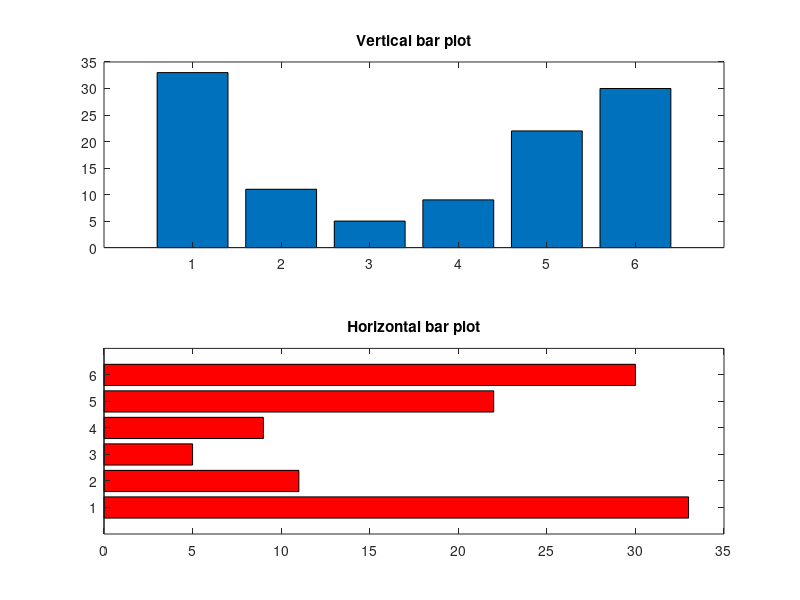

Write the MATLAB code that produced this figure.
% bar plot example

x=1:6;
y=[33 11 5 9 22 30];

figure(1)
% vertical bar plotting
subplot(2,1,1);
bar(x,y);
title('Vertical bar plot')
% horizental bar plotting
subplot(2,1,2);
barh(x,y,'r');
title('Horizontal bar plot')